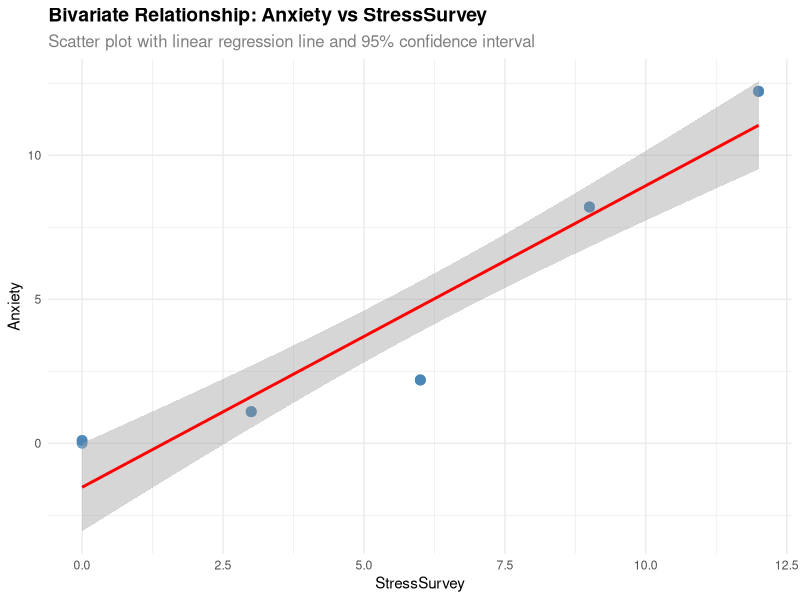
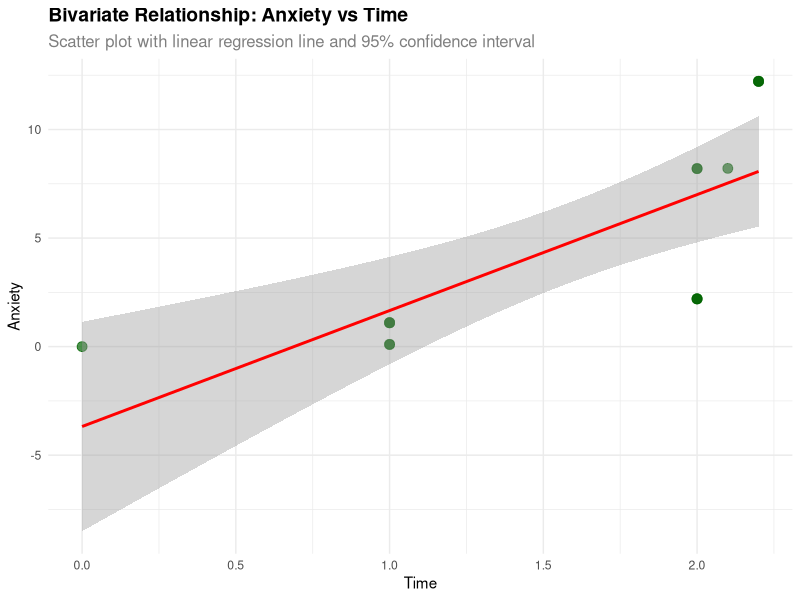

Source code (R) for these figures, in order:
## ---- chunk 1
#| echo: true
library(tidyverse)
library(broom)

# Data with known true relationships: Anxiety = Stress + 0.1 × Time
observDF <- tribble(
  ~Stress, ~StressSurvey, ~Time, ~Anxiety,
  0,0,0,0,
  0,0,1,0.1,
  0,0,1,0.1,
  1,3,1,1.1,
  1,3,1,1.1,
  1,3,1,1.1,
  2,6,2,2.2,
  2,6,2,2.2,
  2,6,2,2.2,
  8,9,2,8.2,
  8,9,2,8.2,
  8,9,2.1,8.21,
  12,12,2.2,12.22,
  12,12,2.2,12.22,
  12,12,2.2,12.22
)

observDF
## ---- chunk 2
# Fit bivariate model
fit_stresssurvey <- lm(Anxiety ~ StressSurvey, data = observDF)

# Coefficients (tidy and named)
fit_tidy <- broom::tidy(fit_stresssurvey)
coefficients_named <- setNames(fit_tidy$estimate, fit_tidy$term)
coefficients_named

# Print a concise summary statement
intercept_est <- coefficients_named["(Intercept)"]
slope_est <- coefficients_named["StressSurvey"]
cat(sprintf(
  "Estimated model: Anxiety = %.3f + %.3f × StressSurvey\n",
  intercept_est, slope_est
))

# Compare to true relationship comment
cat("True DGP uses Stress (slope = 1.0) and Time (0.1×) —\n",
    "using StressSurvey (a proxy) in a bivariate regression yields a slope",
    "close to but not exactly 1, and the intercept absorbs misspecification.\n")

# Standard model summary
summary(fit_stresssurvey)
## ---- chunk 3
# Create scatter plot with regression line
ggplot(observDF, aes(x = StressSurvey, y = Anxiety)) +
  geom_point(size = 3, alpha = 0.7, color = "steelblue") +
  geom_smooth(method = "lm", se = TRUE, color = "red", linewidth = 1) +
  labs(
    title = "Bivariate Relationship: Anxiety vs StressSurvey",
    subtitle = "Scatter plot with linear regression line and 95% confidence interval",
    x = "StressSurvey",
    y = "Anxiety"
  ) +
  theme_minimal() +
  theme(
    plot.title = element_text(size = 14, face = "bold"),
    plot.subtitle = element_text(size = 12, color = "gray50")
  )

# Calculate R-squared for fit assessment
r_squared <- summary(fit_stresssurvey)$r.squared
cat(sprintf("R-squared: %.3f\n", r_squared))

# Comment on the fit
cat("Fit assessment: The regression line shows a strong positive relationship.\n",
    "However, there are potential issues:\n",
    "1. Omitted variable bias (Time is excluded)\n",
    "2. StressSurvey is an imperfect proxy for the true Stress variable\n",
    "3. The relationship may be nonlinear in the true data generating process\n")
## ---- chunk 4
# Fit bivariate model with Time
fit_time <- lm(Anxiety ~ Time, data = observDF)

# Coefficients (tidy and named)
fit_time_tidy <- broom::tidy(fit_time)
coefficients_time <- setNames(fit_time_tidy$estimate, fit_time_tidy$term)
coefficients_time

# Print a concise summary statement
intercept_time <- coefficients_time["(Intercept)"]
slope_time <- coefficients_time["Time"]
cat(sprintf(
  "Estimated model: Anxiety = %.3f + %.3f × Time\n",
  intercept_time, slope_time
))

# Standard model summary
summary(fit_time)

# Compare to true relationship
cat("True DGP: Anxiety = Stress + 0.1 × Time\n",
    "The true coefficient on Time is 0.1.\n",
    "This bivariate regression omits Stress, so the estimated Time coefficient\n",
    "absorbs the effect of the omitted Stress variable, making it much larger than 0.1.\n")
## ---- chunk 5
# Create scatter plot with regression line for Time
ggplot(observDF, aes(x = Time, y = Anxiety)) +
  geom_point(size = 3, alpha = 0.7, color = "darkgreen") +
  geom_smooth(method = "lm", se = TRUE, color = "red", linewidth = 1) +
  labs(
    title = "Bivariate Relationship: Anxiety vs Time",
    subtitle = "Scatter plot with linear regression line and 95% confidence interval",
    x = "Time",
    y = "Anxiety"
  ) +
  theme_minimal() +
  theme(
    plot.title = element_text(size = 14, face = "bold"),
    plot.subtitle = element_text(size = 12, color = "gray50")
  )

# Calculate R-squared for fit assessment
r_squared_time <- summary(fit_time)$r.squared
cat(sprintf("R-squared: %.3f\n", r_squared_time))

# Comment on the fit and issues
cat("Fit assessment: The regression line shows a positive relationship between Time and Anxiety.\n",
    "However, there are significant issues:\n",
    "1. Omitted variable bias (Stress is excluded from the model)\n",
    "2. The estimated Time coefficient is severely biased upward\n",
    "3. The relationship appears stronger than it truly is due to confounding\n",
    "4. The true effect of Time (0.1) is much smaller than what this model suggests\n")
## ---- chunk 6
# Fit multiple regression model
fit_multiple <- lm(Anxiety ~ StressSurvey + Time, data = observDF)

# Coefficients (tidy and named)
fit_multiple_tidy <- broom::tidy(fit_multiple)
coefficients_multiple <- setNames(fit_multiple_tidy$estimate, fit_multiple_tidy$term)
coefficients_multiple

# Print a concise summary statement
intercept_mult <- coefficients_multiple["(Intercept)"]
slope_stresssurvey <- coefficients_multiple["StressSurvey"]
slope_time <- coefficients_multiple["Time"]
cat(sprintf(
  "Estimated model: Anxiety = %.3f + %.3f × StressSurvey + %.3f × Time\n",
  intercept_mult, slope_stresssurvey, slope_time
))

# Standard model summary
summary(fit_multiple)

# Compare to true relationship
cat("True DGP: Anxiety = Stress + 0.1 × Time\n",
    "Comparison to true relationship:\n",
    "1. True Stress coefficient = 1.0, estimated StressSurvey coefficient ≈ %.3f\n",
    "2. True Time coefficient = 0.1, estimated Time coefficient ≈ %.3f\n",
    "3. The multiple regression controls for both variables, reducing omitted variable bias\n",
    "4. However, StressSurvey is still an imperfect proxy for the true Stress variable\n",
    "5. The Time coefficient should be closer to the true value (0.1) than in the bivariate model\n",
    slope_stresssurvey, slope_time)
